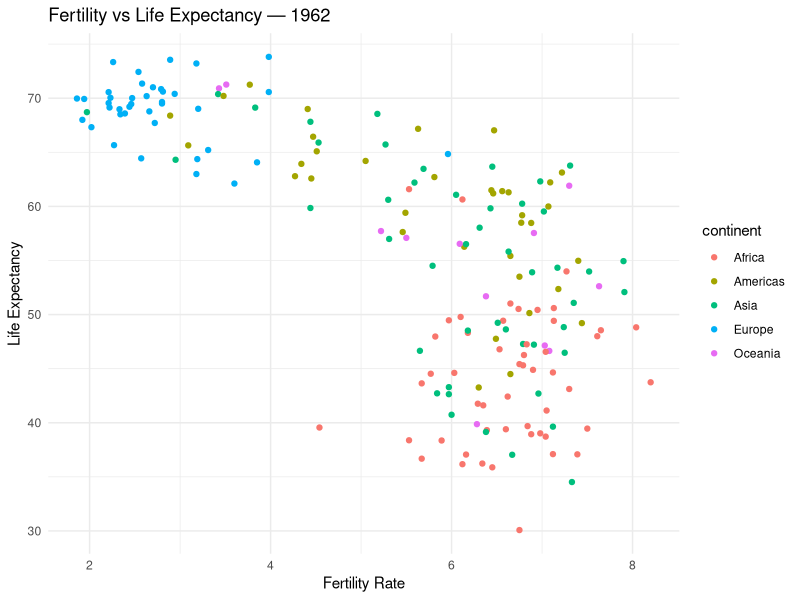
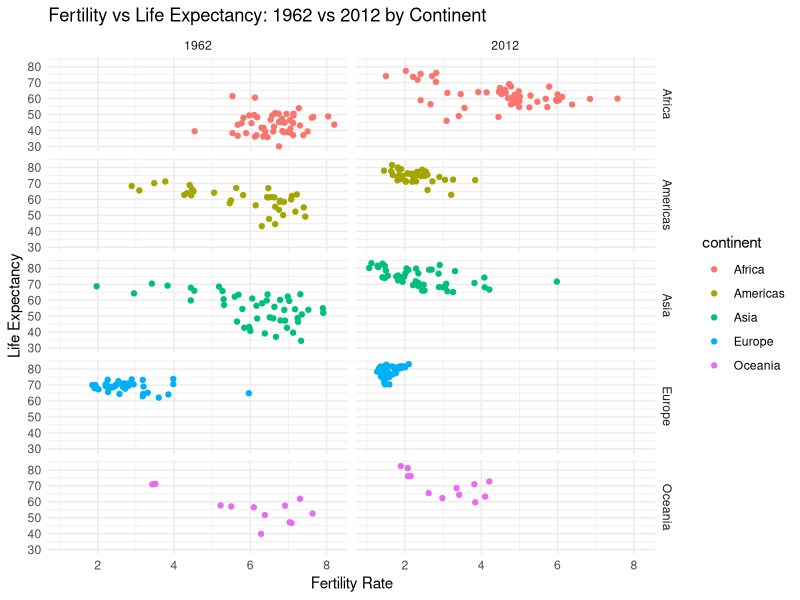
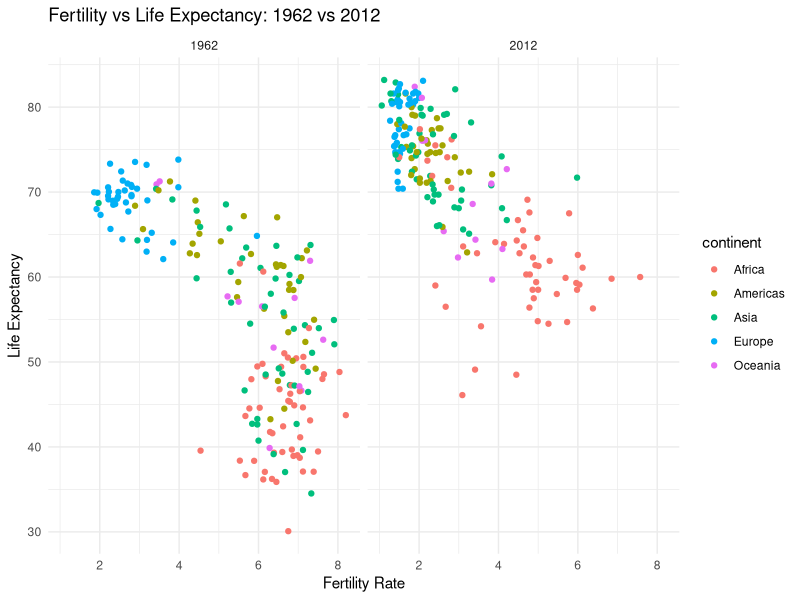
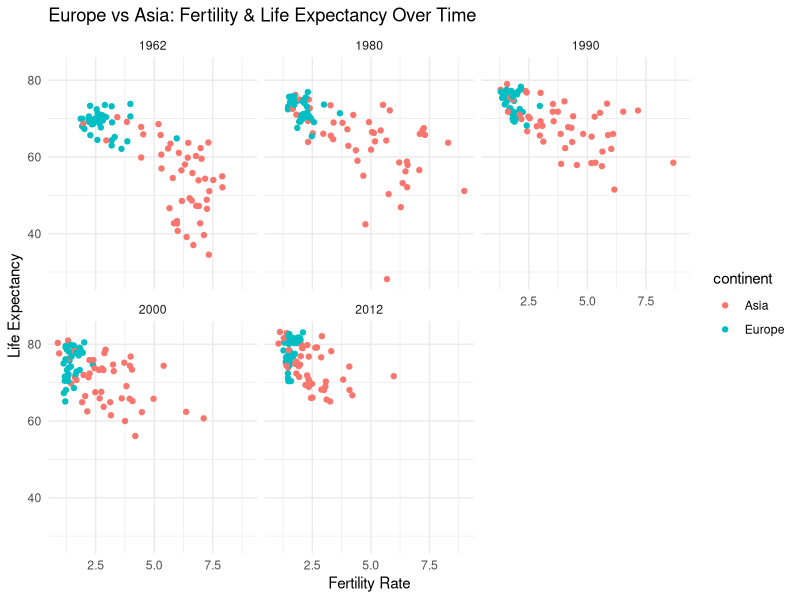
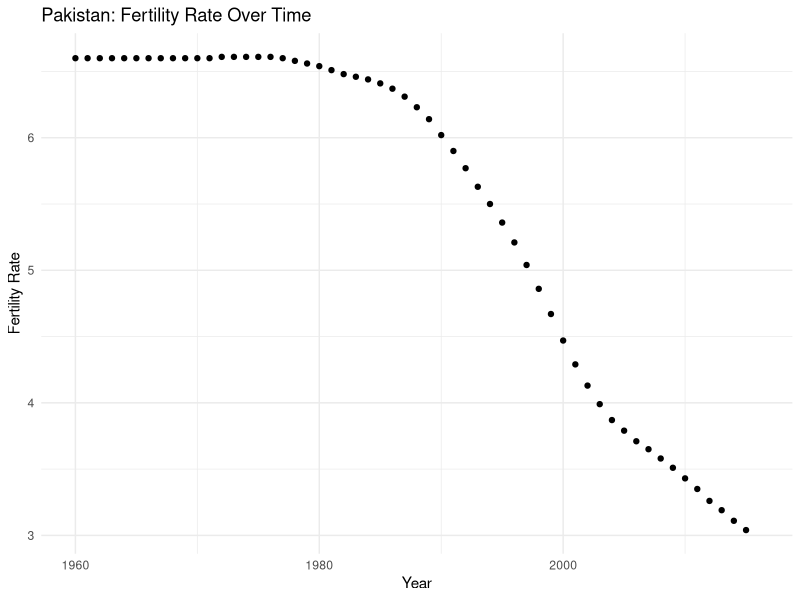
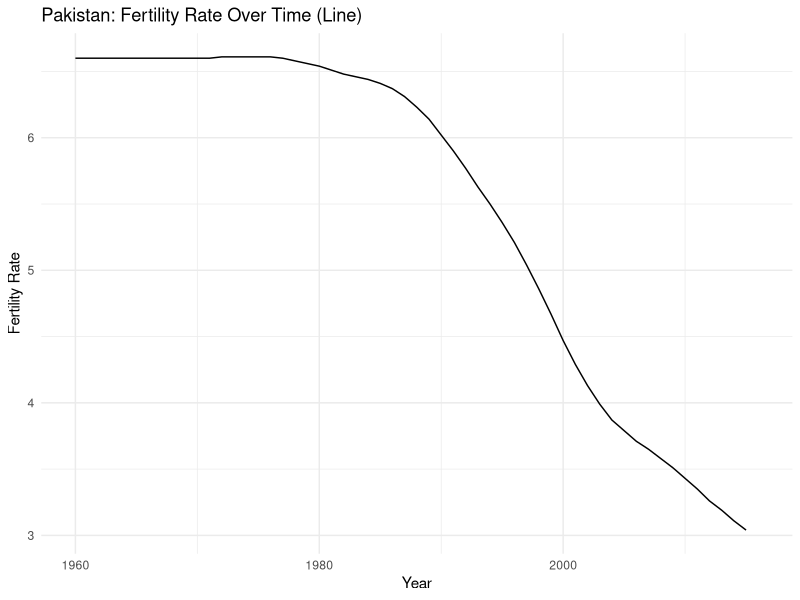
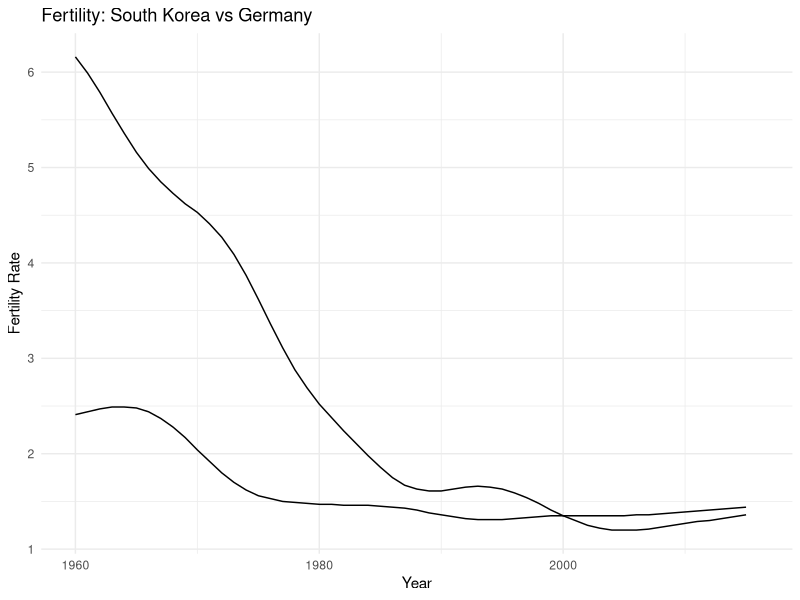
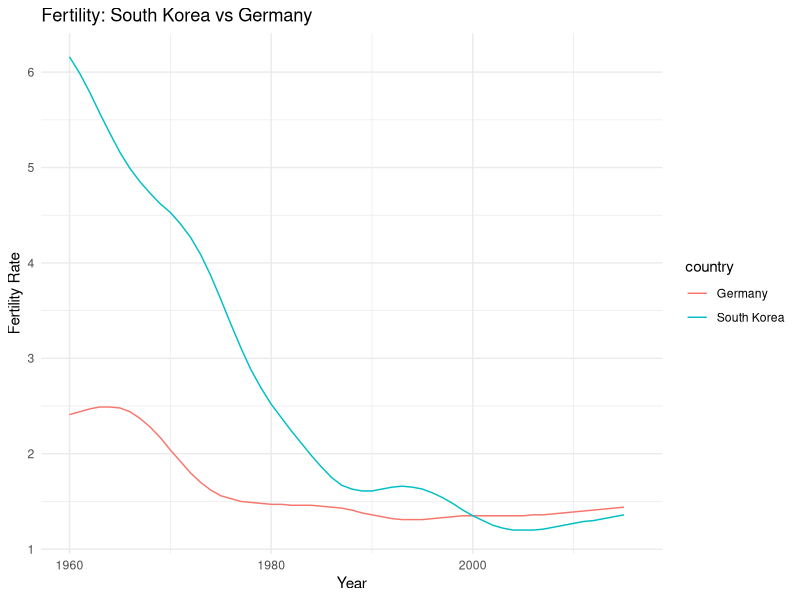

Source code (R) for these figures, in order:
# ============================================================
# Gapminder Case Study — Global Health & Wealth Analysis
# Converted from Quarto (.qmd) to plain R script
# Author: Zain Ul Abiddin
# Corrected & optimized for current R / tidyverse best practices
# ============================================================


# ── Install packages (run once, then comment out) ───────────
# install.packages(c("dslabs", "tidyverse", "ggplot2", "ggrepel"))



# ── Load libraries ───────────────────────────────────────────
library(dslabs)
library(tidyverse)
library(ggplot2)
library(ggrepel)


# ── Load the Gapminder dataset ───────────────────────────────
data(gapminder)

# Quick look at the data structure
head(gapminder)
str(gapminder)


# ============================================================
# SECTION 1: Exploring the Data
# ============================================================

# Preview Pakistan's data as a country-level check
pakistan_data <- gapminder %>% filter(country == "Pakistan")
print(pakistan_data)


# ============================================================
# SECTION 2: Comparing Infant Mortality
# ============================================================

# Sri Lanka vs Turkey in 2015
gapminder %>%
  filter(year == 2015 & country %in% c("Sri Lanka", "Turkey")) %>%
  select(country, infant_mortality)

# Pakistan vs India in 2000 — infant mortality + life expectancy
p <- gapminder %>%
  filter(year == 2000 & country %in% c("Pakistan", "India")) %>%
  select(country, infant_mortality, life_expectancy)
print(p)


# ============================================================
# SECTION 3: Comparing Entire Continents
# ============================================================

# --- 3a. Scatter plot: fertility vs life expectancy in 1962 ---
# Hypothesis: Asia has lower life expectancy than Europe
filter(gapminder, year == 1962) %>%
  ggplot(aes(fertility, life_expectancy, color = continent)) +
  geom_point() +
  labs(title = "Fertility vs Life Expectancy — 1962",
       x = "Fertility Rate", y = "Life Expectancy") +
  theme_minimal()

# --- 3b. Facet by continent AND year: 1962 vs 2012 ---
# Did the gap close over 50 years?
filter(gapminder, year %in% c(1962, 2012)) %>%
  ggplot(aes(fertility, life_expectancy, col = continent)) +
  geom_point() +
  facet_grid(continent ~ year) +
  labs(title = "Fertility vs Life Expectancy: 1962 vs 2012 by Continent",
       x = "Fertility Rate", y = "Life Expectancy") +
  theme_minimal()

# --- 3c. Facet by year only (cleaner comparison) ---
filter(gapminder, year %in% c(1962, 2012)) %>%
  ggplot(aes(fertility, life_expectancy, col = continent)) +
  geom_point() +
  facet_grid(. ~ year) +
  labs(title = "Fertility vs Life Expectancy: 1962 vs 2012",
       x = "Fertility Rate", y = "Life Expectancy") +
  theme_minimal()

# --- 3d. Europe vs Asia across 5 decades ---
# Most countries shifted toward lower fertility & higher life expectancy
years      <- c(1962, 1980, 1990, 2000, 2012)
continents <- c("Europe", "Asia")

gapminder %>%
  filter(year %in% years & continent %in% continents) %>%
  ggplot(aes(fertility, life_expectancy, col = continent)) +
  geom_point() +
  facet_wrap(~year) +
  labs(title = "Europe vs Asia: Fertility & Life Expectancy Over Time",
       x = "Fertility Rate", y = "Life Expectancy") +
  theme_minimal()


# ============================================================
# SECTION 4: Time Series Plots
# ============================================================

# --- 4a. Pakistan fertility over time (scatter) ---
gapminder %>%
  filter(country == "Pakistan") %>%
  ggplot(aes(year, fertility)) +
  geom_point() +
  labs(title = "Pakistan: Fertility Rate Over Time",
       x = "Year", y = "Fertility Rate") +
  theme_minimal()

# --- 4b. Pakistan fertility over time (line) ---
gapminder %>%
  filter(country == "Pakistan") %>%
  ggplot(aes(year, fertility)) +
  geom_line() +
  labs(title = "Pakistan: Fertility Rate Over Time (Line)",
       x = "Year", y = "Fertility Rate") +
  theme_minimal()


# ============================================================
# SECTION 5: Comparing Countries — Multiple Time Series
# ============================================================

countries <- c("South Korea", "Germany")

# --- 5a. Fertility — grouped (no color) ---
gapminder %>%
  filter(country %in% countries) %>%
  ggplot(aes(year, fertility, group = country)) +
  geom_line() +
  labs(title = "Fertility: South Korea vs Germany",
       x = "Year", y = "Fertility Rate") +
  theme_minimal()

# --- 5b. Fertility — colored by country ---
gapminder %>%
  filter(country %in% countries) %>%
  ggplot(aes(year, fertility, col = country)) +
  geom_line() +
  labs(title = "Fertility: South Korea vs Germany",
       x = "Year", y = "Fertility Rate") +
  theme_minimal()

# --- 5c. Life expectancy with direct country labels ---
# FIX: label coordinates adjusted to be clearly within plot range
labels <- data.frame(
  country = countries,
  x       = c(1975, 1965),
  y       = c(60,   72)
)

gapminder %>%
  filter(country %in% countries) %>%
  ggplot(aes(year, life_expectancy, col = country)) +
  geom_line() +
  geom_text(data = labels, aes(x, y, label = country), size = 5) +
  theme_minimal() +
  theme(legend.position = "none") +
  labs(title = "Life Expectancy: South Korea vs Germany",
       x = "Year", y = "Life Expectancy")


# ============================================================
# SECTION 6: Measuring GDP — Dollars Per Day
# ============================================================

# --- 6a. Create the dollars_per_day variable ---
# FIX: original code recalculated mutate(dollars_per_day) three times
#      unnecessarily. Calculated once here and used throughout.
gapminder <- gapminder %>%
  mutate(dollars_per_day = gdp / population / 365)

past_year    <- 1970
present_year <- 2010

# --- 6b. Histogram of daily income in 1970 (raw scale) ---
gapminder %>%
  filter(year == past_year & !is.na(gdp)) %>%
  ggplot(aes(dollars_per_day)) +
  geom_histogram(binwidth = 1, color = "black", fill = "steelblue") +
  labs(title = "Distribution of Daily Income — 1970",
       x = "Dollars Per Day", y = "Count") +
  theme_minimal()

# --- 6c. Same histogram on log2 scale (reveals two-peak structure) ---
gapminder %>%
  filter(year == past_year & !is.na(gdp)) %>%
  ggplot(aes(dollars_per_day)) +
  geom_histogram(binwidth = 1, color = "black", fill = "steelblue") +
  scale_x_continuous(trans = "log2") +
  labs(title = "Distribution of Daily Income — 1970 (Log2 Scale)",
       x = "Dollars Per Day (log2)", y = "Count") +
  theme_minimal()


# ============================================================
# SECTION 7: Wealth by Region — Boxplots
# ============================================================

# How many regions are there?
length(levels(gapminder$region))

# --- 7a. Basic boxplot by region ---
gapminder %>%
  filter(year == past_year & !is.na(gdp)) %>%
  ggplot(aes(region, dollars_per_day)) +
  geom_boxplot() +
  theme_minimal() +
  theme(axis.text.x = element_text(angle = 90, hjust = 1)) +
  labs(title = "GDP Per Day by Region — 1970",
       x = "", y = "Dollars Per Day")

# --- 7b. Reorder regions by median income + color by continent ---
p <- gapminder %>%
  filter(year == past_year & !is.na(gdp)) %>%
  mutate(region = reorder(region, dollars_per_day, FUN = median)) %>%
  ggplot(aes(region, dollars_per_day, fill = continent)) +
  geom_boxplot() +
  theme_minimal() +
  theme(axis.text.x = element_text(angle = 90, hjust = 1)) +
  xlab("")

# Raw scale
p + labs(title = "GDP Per Day by Region (Ordered by Median) — 1970")

# Log2 y-axis (better for skewed income data)
p + scale_y_continuous(trans = "log2") +
  labs(title = "GDP Per Day by Region (Log2) — 1970")

# Log2 y-axis + individual country data points
p + scale_y_continuous(trans = "log2") +
  geom_point(size = 0.8, alpha = 0.5) +
  labs(title = "GDP Per Day by Region (Log2 + Data Points) — 1970")


# ============================================================
# SECTION 8: West vs Developing Countries
# ============================================================

# Define "Western" regions
west <- c("Western Europe", "Northern Europe", "Southern Europe",
          "Northern America", "Australia and New Zealand")

# Countries with data available in BOTH years (fair comparison)
country_list_1 <- gapminder %>%
  filter(year == past_year    & !is.na(dollars_per_day)) %>%
  pull(country)   # FIX: replaced .$country with pull() — modern tidyverse idiom

country_list_2 <- gapminder %>%
  filter(year == present_year & !is.na(dollars_per_day)) %>%
  pull(country)

country_list <- intersect(country_list_1, country_list_2)

# --- 8a. Histogram: West vs Developing in 1970 ---
gapminder %>%
  filter(year == past_year & !is.na(gdp)) %>%
  mutate(group = ifelse(region %in% west, "West", "Developing")) %>%
  ggplot(aes(dollars_per_day)) +
  geom_histogram(binwidth = 1, color = "black", fill = "steelblue") +
  scale_x_continuous(trans = "log2") +
  facet_grid(. ~ group) +
  labs(title = "Income Distribution: West vs Developing — 1970",
       x = "Dollars Per Day (log2)", y = "Count") +
  theme_minimal()

# --- 8b. Compare 1970 vs 2010 side by side ---
gapminder %>%
  filter(year %in% c(past_year, present_year) & country %in% country_list) %>%
  mutate(group = ifelse(region %in% west, "West", "Developing")) %>%
  ggplot(aes(dollars_per_day)) +
  geom_histogram(binwidth = 1, color = "black", fill = "steelblue") +
  scale_x_continuous(trans = "log2") +
  facet_grid(year ~ group) +
  labs(title = "Income Distribution: West vs Developing — 1970 vs 2010",
       x = "Dollars Per Day (log2)", y = "Count") +
  theme_minimal()

# --- 8c. Boxplot comparison 1970 vs 2010 by region ---
p <- gapminder %>%
  filter(year %in% c(past_year, present_year) & country %in% country_list) %>%
  mutate(region = reorder(region, dollars_per_day, FUN = median)) %>%
  ggplot() +
  theme_minimal() +
  theme(axis.text.x = element_text(angle = 90, hjust = 1)) +
  xlab("") +
  scale_y_continuous(trans = "log2")

# Faceted by year (stacked)
p + geom_boxplot(aes(region, dollars_per_day, fill = continent)) +
  facet_grid(year ~ .) +
  labs(title = "Regional Income Distribution: 1970 vs 2010 (Faceted)")

# Same year side by side (colored by year)
p + geom_boxplot(aes(region, dollars_per_day, fill = factor(year))) +
  labs(title = "Regional Income Distribution: 1970 vs 2010 (Side by Side)",
       fill = "Year")


# ============================================================
# SECTION 9: Density Plots — Income Distribution
# ============================================================

# --- 9a. Simple West vs Developing density (1970 only) ---
gapminder %>%
  filter(year == past_year & country %in% country_list) %>%
  mutate(group = ifelse(region %in% west, "West", "Developing")) %>%
  ggplot(aes(dollars_per_day, y = after_stat(count), fill = group)) +
  scale_x_continuous(trans = "log2") +
  geom_density(alpha = 0.2, bw = 0.75) +
  labs(title = "Income Density: West vs Developing — 1970",
       x = "Dollars Per Day (log2)", y = "Count") +
  theme_minimal()

# --- 9b. Assign countries to 5 global groups ---
# FIX: original used .$region and .$continent (old data.table-style notation)
#      inside case_when — this is fragile in dplyr. Use bare column names.
gapminder <- gapminder %>%
  mutate(group = case_when(
    region %in% west                                              ~ "West",
    region %in% c("Eastern Asia", "South-Eastern Asia")          ~ "East Asia",
    region %in% c("Caribbean", "Central America", "South America") ~ "Latin America",
    continent == "Africa" & region != "Northern Africa"           ~ "Sub-Saharan Africa",
    TRUE                                                          ~ "Others"
  )) %>%
  mutate(group = factor(group,
                        levels = c("Others", "Latin America", "East Asia",
                                   "Sub-Saharan Africa", "West")))

# --- 9c. Stacked density: 1970 vs 2010, 5 groups ---
gapminder %>%
  filter(year %in% c(past_year, present_year) & country %in% country_list) %>%
  ggplot(aes(dollars_per_day, fill = group)) +
  scale_x_continuous(trans = "log2") +
  geom_density(alpha = 0.2, bw = 0.75, position = "stack") +
  facet_grid(year ~ .) +
  labs(title = "Income Distribution by World Region: 1970 vs 2010",
       x = "Dollars Per Day (log2)", y = "Density") +
  theme_minimal()

# --- 9d. Population-weighted density (accounts for country size) ---
# FIX: original weight = population/sum(population*2) was incorrect —
#      multiplying sum by 2 gives arbitrary weights that don't sum to 1.
#      Correct formula: weight = population / sum(population)
gapminder %>%
  filter(year %in% c(past_year, present_year) & country %in% country_list) %>%
  group_by(year) %>%
  mutate(weight = population / sum(population)) %>%
  ungroup() %>%
  ggplot(aes(dollars_per_day, fill = group, weight = weight)) +
  scale_x_continuous(trans = "log2") +
  geom_density(alpha = 0.2, bw = 0.75, position = "stack") +
  facet_grid(year ~ .) +
  labs(title = "Population-Weighted Income Distribution: 1970 vs 2010",
       x = "Dollars Per Day (log2)", y = "Weighted Density") +
  theme_minimal()


# ============================================================
# SECTION 10: Infant Survival Rate vs Income
#             (Demonstrating the Ecological Fallacy)
# ============================================================

present_year <- 2010

# --- 10a. Reassign detailed global groups ---
# FIX: removed .$region / .$continent notation — use bare names in case_when
gapminder <- gapminder %>%
  mutate(group = case_when(
    region %in% west                                                ~ "The West",
    region == "Northern Africa"                                     ~ "Northern Africa",
    region %in% c("Eastern Asia", "South-Eastern Asia")            ~ "East Asia",
    region == "Southern Asia"                                       ~ "Southern Asia",
    region %in% c("Central America", "South America", "Caribbean") ~ "Latin America",
    continent == "Africa" & region != "Northern Africa"            ~ "Sub-Saharan Africa",
    region %in% c("Melanesia", "Micronesia", "Polynesia")          ~ "Pacific Islands"
  ))

# --- 10b. Group-level summary: average income + infant survival ---
surv_income <- gapminder %>%
  filter(year == present_year & !is.na(gdp) &
           !is.na(infant_mortality) & !is.na(group)) %>%
  group_by(group) %>%
  summarize(
    income              = sum(gdp) / sum(population) / 365,
    infant_survival_rate = 1 - sum(infant_mortality / 1000 * population) / sum(population)
  )

surv_income %>% arrange(income)

# --- 10c. Quick label plot (region averages) ---
surv_income %>%
  ggplot(aes(income, infant_survival_rate, label = group, color = group)) +
  scale_x_continuous(trans = "log2", limits = c(0.25, 150)) +
  scale_y_continuous(trans = "logit",
                     limits = c(0.875, 0.9981),
                     breaks = c(0.85, 0.90, 0.95, 0.99, 0.995, 0.998)) +
  geom_label_repel(size = 3, show.legend = FALSE) +
  labs(title = "Income vs Infant Survival Rate (Regional Averages)",
       x = "Income — Dollars Per Day (log2 scale)",
       y = "Infant Survival Rate (logit scale)") +
  theme_minimal()

# --- 10d. Polished version with points + labels (region averages) ---
ggplot(surv_income, aes(x = income, y = infant_survival_rate,
                        label = group, color = group)) +
  scale_x_continuous(trans = "log2", limits = c(0.25, 150)) +
  scale_y_continuous(trans = "logit",
                     limits = c(0.875, 0.9981),
                     breaks = c(0.85, 0.90, 0.95, 0.99, 0.995, 0.998)) +
  geom_point(size = 3, alpha = 0.7) +
  geom_text_repel(size = 3, show.legend = FALSE) +
  labs(title    = "Income vs Infant Survival Rate",
       subtitle = "Each point = regional average",
       x        = "Income — Dollars Per Day (log2 scale)",
       y        = "Infant Survival Rate (logit scale)",
       color    = "World Region") +
  theme_minimal(base_size = 14) +
  theme(
    plot.title    = element_text(hjust = 0.5, size = 18, face = "bold"),
    plot.subtitle = element_text(hjust = 0.5),
    axis.title.x  = element_text(size = 13, face = "bold"),
    axis.title.y  = element_text(size = 13, face = "bold"),
    legend.position    = "right",
    panel.grid.major   = element_line(color = "grey80"),
    panel.grid.minor   = element_blank()
  )

# --- 10e. Country-level plot (exposes ecological fallacy) ---
# Regional averages hide the large variation WITHIN regions.
# Plotting individual countries reveals this.
present_year <- 2009   # 2009 used here as data is more complete

gapminder <- gapminder %>%
  mutate(group = case_when(
    region %in% west                                                ~ "The West",
    region == "Northern Africa"                                     ~ "Northern Africa",
    region %in% c("Eastern Asia", "South-Eastern Asia")            ~ "East Asia",
    region == "Southern Asia"                                       ~ "Southern Asia",
    region %in% c("Central America", "South America", "Caribbean") ~ "Latin America",
    continent == "Africa" & region != "Northern Africa"            ~ "Sub-Saharan Africa",
    region %in% c("Melanesia", "Micronesia", "Polynesia")          ~ "Pacific Islands"
  ))

surv_income_country <- gapminder %>%
  filter(year == present_year & !is.na(gdp) &
           !is.na(infant_mortality) & !is.na(group)) %>%
  mutate(
    income               = gdp / population / 365,
    infant_survival_rate = 1 - (infant_mortality / 1000)
  ) %>%
  select(country, income, infant_survival_rate, region, group)

ggplot(surv_income_country,
       aes(x = income, y = infant_survival_rate, label = country, color = group)) +
  scale_x_continuous(trans = "log2", limits = c(0.25, 150)) +
  scale_y_continuous(trans = "logit",
                     limits = c(0.875, 0.9981),
                     breaks = c(0.85, 0.90, 0.95, 0.99, 0.995, 0.998)) +
  geom_point(size = 3, alpha = 0.7) +
  geom_text_repel(size = 2, show.legend = FALSE, max.overlaps = 20) +
  labs(title    = "Income vs Infant Survival Rate by Country",
       subtitle = "Ecological fallacy: within-region variation is large",
       x        = "Income — Dollars Per Day (log2 scale)",
       y        = "Infant Survival Rate (logit scale)",
       color    = "World Region") +
  theme_minimal(base_size = 14) +
  theme(
    plot.title    = element_text(hjust = 0.5, size = 18, face = "bold"),
    plot.subtitle = element_text(hjust = 0.5, color = "grey40"),
    axis.title.x  = element_text(size = 13, face = "bold"),
    axis.title.y  = element_text(size = 13, face = "bold"),
    legend.position    = "right",
    panel.grid.major   = element_line(color = "grey80"),
    panel.grid.minor   = element_blank()
  )
